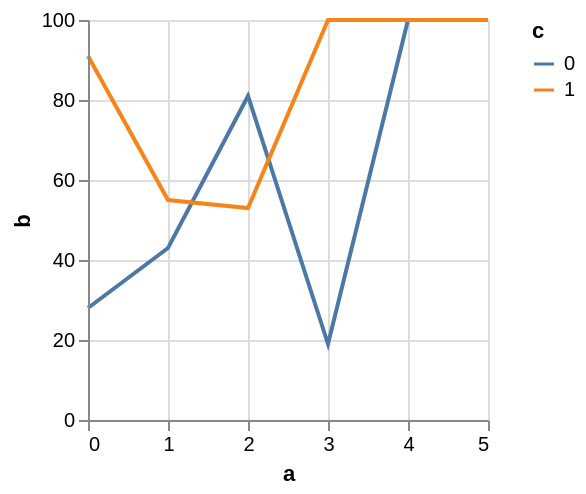

The specification (Vega-Lite) saved for this image:
### Vega specification from a JSON file in a GitHub repository (floating-point values rounded to 4 significant figures)
{"$schema": "https://vega.github.io/schema/vega/v5.json", "autosize": "pad", "padding": 5, "width": 200, "height": 200, "style": "cell", "data": [{"name": "source_0", "values": [{"a": 0, "b": 28, "c": 0}, {"a": 0, "b": 91, "c": 1}, {"a": 1, "b": 43, "c": 0}, {"a": 1, "b": 55, "c": 1}, {"a": 2, "b": 81, "c": 0}, {"a": 2, "b": 53, "c": 1}, {"a": 3, "b": 19, "c": 0}]}, {"name": "data_0", "source": "source_0", "transform": [{"type": "formula", "expr": "toNumber(datum[\"a\"])", "as": "a"}, {"type": "impute", "field": "b", "key": "a", "keyvals": {"signal": "sequence(4,6)"}, "method": "value", "groupby": ["c"], "value": null}, {"type": "formula", "expr": "datum.b === null ? 100 : datum.b", "as": "b"}]}], "marks": [{"name": "pathgroup", "type": "group", "from": {"facet": {"name": "faceted_path_main", "data": "data_0", "groupby": ["c"]}}, "encode": {"update": {"width": {"field": {"group": "width"}}, "height": {"field": {"group": "height"}}}}, "marks": [{"name": "marks", "type": "line", "style": ["line"], "sort": {"field": "datum[\"a\"]"}, "from": {"data": "faceted_path_main"}, "encode": {"update": {"stroke": {"scale": "color", "field": "c"}, "tooltip": {"signal": "{\"a\": format(datum[\"a\"], \"\"), \"b\": format(datum[\"b\"], \"\"), \"c\": ''+datum[\"c\"]}"}, "x": {"scale": "x", "field": "a"}, "y": {"scale": "y", "field": "b"}, "defined": {"signal": "datum[\"a\"] !== null && !isNaN(datum[\"a\"]) && datum[\"b\"] !== null && !isNaN(datum[\"b\"])"}}}}]}], "scales": [{"name": "x", "type": "linear", "domain": {"data": "data_0", "field": "a"}, "range": [0, {"signal": "width"}], "nice": 1, "zero": false}, {"name": "y", "type": "linear", "domain": {"data": "data_0", "field": "b"}, "range": [{"signal": "height"}, 0], "nice": true, "zero": true}, {"name": "color", "type": "ordinal", "domain": {"data": "data_0", "field": "c", "sort": true}, "range": "category"}], "axes": [{"scale": "x", "orient": "bottom", "grid": false, "title": "a", "labelFlush": true, "labelOverlap": true, "tickCount": {"signal": "ceil(width/40)"}, "zindex": 1}, {"scale": "x", "orient": "bottom", "gridScale": "y", "grid": true, "tickCount": {"signal": "ceil(width/40)"}, "domain": false, "labels": false, "maxExtent": 0, "minExtent": 0, "ticks": false, "zindex": 0}, {"scale": "y", "orient": "left", "grid": false, "title": "b", "labelOverlap": true, "tickCount": {"signal": "ceil(height/40)"}, "zindex": 1}, {"scale": "y", "orient": "left", "gridScale": "x", "grid": true, "tickCount": {"signal": "ceil(height/40)"}, "domain": false, "labels": false, "maxExtent": 0, "minExtent": 0, "ticks": false, "zindex": 0}], "legends": [{"stroke": "color", "gradientLength": {"signal": "clamp(height, 64, 200)"}, "symbolType": "stroke", "title": "c"}]}
